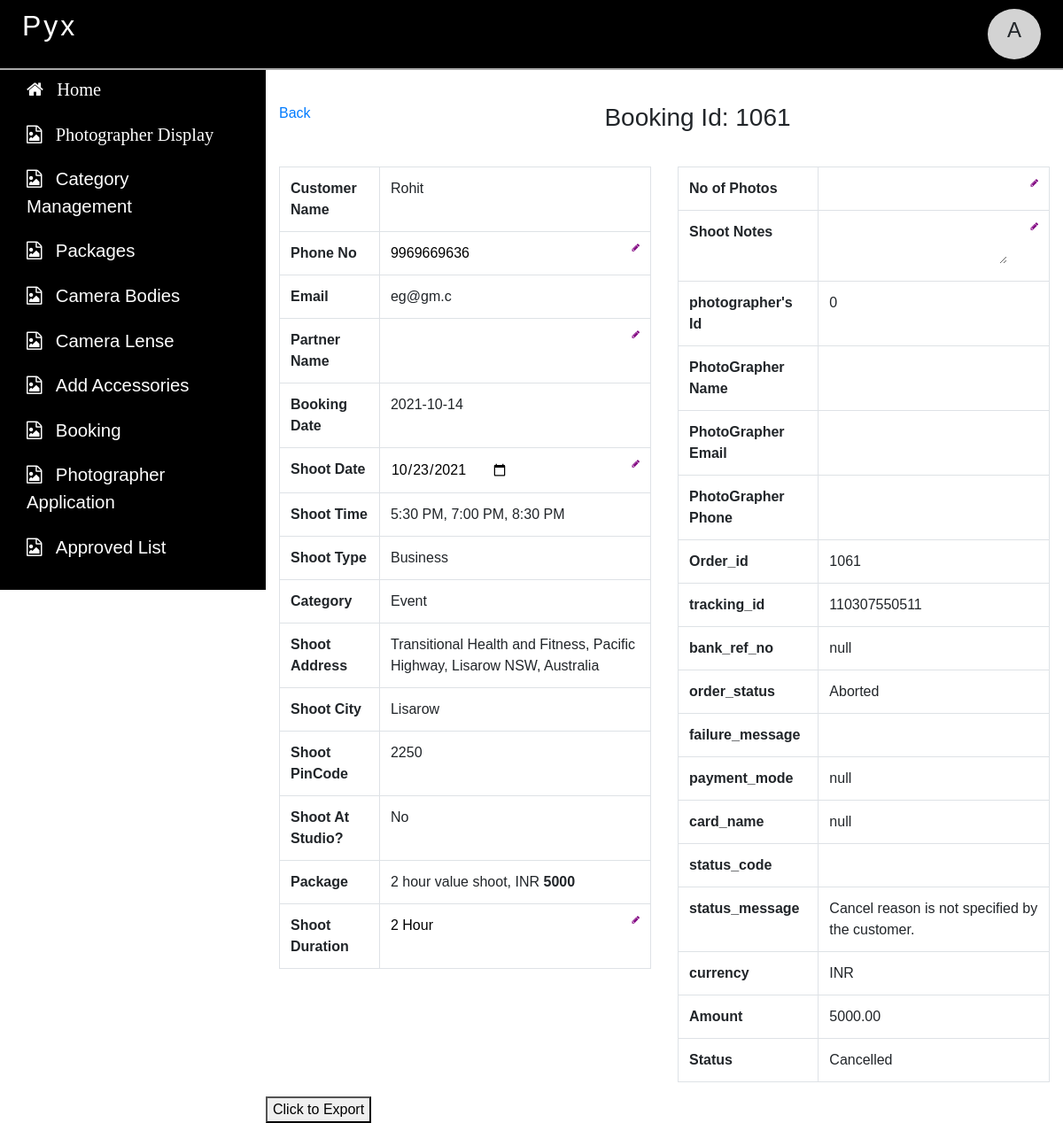
Screenshot of /dashboard/customerdetail.php?id=1061 (signed in) with the database file from the repository.
### tables this page shows
CREATE TABLE `booking` (
  `shoot_id` int(255) NOT NULL,
  `shoot_type` varchar(255) DEFAULT NULL,
  `shoot_need` varchar(255) DEFAULT NULL,
  `shoot_address` varchar(255) DEFAULT NULL,
  `shoot_City` varchar(255) NOT NULL,
  `shoot_Pincode` varchar(255) NOT NULL,
  `shootat_studio` varchar(255) NOT NULL,
  `shoot_package` varchar(255) DEFAULT NULL,
  `shoot_date` varchar(255) DEFAULT NULL,
  `shoot_time` varchar(255) DEFAULT NULL,
  `name` varchar(255) DEFAULT NULL,
  `email` varchar(255) DEFAULT NULL,
  `phone` varchar(255) DEFAULT NULL,
  `address` varchar(255) DEFAULT NULL,
  `assigned_photographer` bigint(20) NOT NULL,
  `booking_status` varchar(20) NOT NULL,
  `partner_name` varchar(255) NOT NULL,
  `shoot_note` longtext NOT NULL,
  `no_ofphotos` varchar(255) NOT NULL,
  `booking_date` date NOT NULL,
  `tracking_id` varchar(255) NOT NULL,
  `bank_ref_no` varchar(255) NOT NULL,
  `order_status` varchar(255) NOT NULL,
  `failure_message` longtext NOT NULL,
  `payment_mode` varchar(255) NOT NULL,
  `card_name` varchar(255) NOT NULL,
  `status_code` varchar(255) NOT NULL,
  `status_message` longtext NOT NULL,
  `currency` varchar(255) NOT NULL,
  `amount` varchar(255) NOT NULL
);

CREATE TABLE `category` (
  `category_id` bigint(20) NOT NULL,
  `category_name` varchar(255) NOT NULL,
  `category_image` varchar(255) NOT NULL,
  `for_page` varchar(255) NOT NULL,
  `shoot_type` varchar(255) NOT NULL,
  `at_studio` varchar(255) NOT NULL
);

CREATE TABLE `package` (
  `package_id` bigint(20) NOT NULL,
  `package_title` longtext NOT NULL,
  `package_price` varchar(255) NOT NULL,
  `package_desc` longtext NOT NULL,
  `package_image` varchar(255) NOT NULL,
  `packagefor` bigint(20) NOT NULL,
  `shoot_type` varchar(255) NOT NULL,
  `No_ofphotos` varchar(255) NOT NULL,
  `duration` bigint(20) NOT NULL
);

### dashboard/customerdetail.php (the view, shortened to what this page needs)
<?php include('connection.php');
  if(isset($_SESSION['email']))
  {
  	if(isset($_GET['id']))
  	{
  		$id=$_GET['id'];
  	    $sql="select booking.*,category.category_name from booking left join category on booking.shoot_need=category.category_id where shoot_id='$id'";
  		$re=mysqli_query($conn,$sql);
  		$row=mysqli_fetch_assoc($re);
  		$pid=$row['assigned_photographer'];
  		$package=$row['shoot_package'];
  		$psql="select * from photographer where photographer_id='$pid'";
  		$pre=mysqli_query($conn,$psql);
      if(mysqli_num_rows($pre)>0)
      {
         $prow=mysqli_fetch_assoc($pre);
      }
      else
      {
         $prow['name']="";
         $prow['phone']="";
         $prow['email']="";
      }
  		$packsql="select * from package where package_id='$package'";
  		$packre=mysqli_query($conn,$packsql);
  		$packrow=mysqli_fetch_assoc($packre);
  	}
?>
<!DOCTYPE html>
<html>
<head>
	<?php include('link.php');?>
</head>
<body>
<div class="container-fluid fixed-top">
	<div class="row" style="padding:0px">
		 	<?php include('topbar.php');?>
    </div>
</div>
<div class="container-fluid">
		<div class="row">
		     <?php include('sidebar.php'); ?>
		  <div class="col-xs-12 col-sm-12 col-md-9 col-lg-9" id="maincontent">
			 <div class="row" style="margin-top:30px">
			 	<div class="col-sm-1">
			 		<a href="wireframe.php">Back</a>
			 	</div>
			 	<div class="col-sm-11"><h3 class="text-center">Booking Id: <?php echo $row['shoot_id'];?></h3> </div>
			 </div>
			 <div class="row" id="bookingdata" style="margin-top:30px">
				<div class="col-xs-12 col-sm-12 col-md-6 col-lg-6">
					<table class="table table-bordered" >
                        <tr>
                        <th scope="col">Customer Name</th>
                        <td id="td1"><?php echo $row['name'];?></td>
                       </tr>
                        <tr>
                          <th scope="col">Phone No</th>
                          <td><input type="text" value="<?php echo $row['phone'];?>" id="ponoeno" onfocusout="savedata4(this.value,<?php echo $row['shoot_id'];?>)"><i class='i fa fa-pencil'></i></td>
                       </tr>
                       <tr>
                          <th scope="col">Email</th>
                          <td><?php echo $row['email'];?></td>
                       </tr>
                       <tr>
                          <th scope="col">Partner Name</th>
                          <td><input type="text"  id="partnername" value="<?php echo $row['partner_name'];?>" onfocusout="savedata1(this.value,<?php echo $row['shoot_id'];?>)"><i class='i fa fa-pencil'></i></td>
                       </tr>
                        <tr>
                          <th scope="col">Booking Date</th>
                          <td><?php echo $row['booking_date'];?></td>
                       </tr>
                       <tr>
                          <th scope="col">Shoot Date</th>
                          <td><input type="date"  id='shootdate' value='<?php echo date('Y-m-d',strtotime($row['shoot_date']));?>' onfocusout="savedata2(this.value,<?php echo $row['shoot_id'];?>)"><i class='i fa fa-pencil'></i></td>
                       </tr>
                          <tr>
                          <th scope="col">Shoot Time</th>
                          <td><?php echo $row['shoot_time'];?>
                          </td>
                       </tr>
                       <tr>
                          <th scope="col">Shoot Type</th>
                          <td><?php echo $row['shoot_type'];?></td>
                       </tr>
                       <tr>
                          <th scope="col">Category</th>
                          <td><?php echo $row['category_name'];?></td>
                       </tr>
                       <tr>
                          <th scope="col">Shoot Address</th>
                          <td><?php echo $row['shoot_address'];?></td>
                       </tr>
                       <tr>
                          <th scope="col">Shoot City</th>
                          <td><?php echo $row['shoot_City'];?></td>
                       </tr>
                       <tr>
                          <th scope="col">Shoot PinCode</th>
                          <td><?php echo $row['shoot_Pincode'];?></td>
                       </tr>
                       <tr>
                          <th scope="col">Shoot At Studio?</th>
                          <td><?php echo $row['shootat_studio'];?></td>
                       </tr>
                     <tr>
                        <th scope="col">Package</th>
                        <td><?php echo $packrow['package_title'].", INR <b>". $packrow['package_price']."<b>";?></td>
                       </tr>
                         <tr>
                          <th scope="col">Shoot Duration</th>
                          <td><input type="text" id="shootduration" value="<?php echo $packrow['duration']." Hour";?>"onfocusout="savedata7(this.value,<?php echo $packrow['package_id'];?>)"><i class='i fa fa-pencil'></i></td>
                       </tr>
					</table>
				</div>
				<div class="col-xs-12 col-sm-12 col-md-6 col-lg-6">
					<table class="table table-bordered">
					    <tr>
                          <th scope="col">No of Photos</th>
                          <td><input type="text" id="noofphotos" value="<?php echo $row['no_ofphotos'];?>" onfocusout="savedata5(this.value,<?php echo $row['shoot_id'];?>)"><i class='i fa fa-pencil'></i></td>
                       </tr>
                         <tr>
                          <th scope="col">Shoot Notes</th>
                          <td><textarea rows="2" onfocusout="savedata3(this.value,<?php echo $row['shoot_id'];?>)" id="shootnote"><?php echo $row['shoot_note'];?></textarea><i class='i fa fa-pencil'></i></td>
                       </tr>
                       <tr>
                          <th scope="col">photographer's Id</th>
                          <td><?php echo $row['assigned_photographer'];?></td>
                       </tr>
                       <tr>
                          <th scope="col">PhotoGrapher Name</th>
                          <td><?php echo $prow['name'];?></td>
                       </tr>
                       <tr>
                          <th scope="col">PhotoGrapher Email</th>
                          <td><?php echo $prow['email'];?></td>
                       </tr>
                       <tr>
                          <th scope="col">PhotoGrapher Phone</th>
                          <td><?php echo $prow['phone'];?></td>
                       </tr>
                       <tr>
                          <th scope="col">Order_id</th>
                          <td><?php echo $row['shoot_id'];?></td>
                       </tr>
                       <tr>
                          <th scope="col">tracking_id</th>
                          <td><?php echo $row['tracking_id'];?></td>
                       </tr>
                       <tr>
                          <th scope="col">bank_ref_no</th>
                          <td><?php echo $row['bank_ref_no'];?></td>
                       </tr>
                        <tr>
                          <th scope="col">order_status</th>
                          <td><?php echo $row['order_status'];?></td>
                       </tr>
                        <tr>
                          <th scope="col">failure_message</th>
                          <td><?php echo $row['failure_message'];?></td>
                       </tr>
                       <tr>
                          <th scope="col">payment_mode</th>
                          <td><?php echo $row['payment_mode'];?></td>
                       </tr>
                       <tr>
                          <th scope="col">card_name</th>
                          <td><?php echo $row['card_name'];?></td>
                       </tr>
                        <tr>
                          <th scope="col">status_code</th>
                          <td><?php echo $row['status_code'];?></td>
                       </tr>
                        <tr>
                          <th scope="col">status_message</th>
                          <td><?php echo $row['status_message'];?></td>
                       </tr>
                       <tr>
                          <th scope="col">currency</th>
                          <td><?php echo $row['currency'];?></td>
                       </tr>
                       <tr>
                          <th scope="col">Amount</th>
                          <td><?php echo $row['amount'];?></td>
                       </tr>
                       <tr>
                          <th scope="col">Status</th>
                          <td><?php echo $row['booking_status'];?></td>
                       </tr>
					</table>
				</div>
				  <button onclick="bookingdata()">
                    Click to Export
                </button>
			 </div>
		   </div>
	    </div>
</div>
</body>
</html>
 <?php
  }
  else {
	echo "<script>alert('Please login First');
                  window.location='index.php';</script>";
}
?>

### dashboard/style.css (style rules this page uses)
body { font-family: proxima-nova, sans-serif; }
#maincontent { margin-top:76px;padding-top:10px; }

### dashboard/customerdetail.php (style rules this page uses)
input,textarea { margin:0px;padding:0px!important;border:none;outline:0px; }
.i { float:right;font-size:10px;color:purple }

### rows the page displays
booking: shoot_id "1061", name "Rohit", phone "9969669636", email "eg@gm.c", booking_date "2021-10-14", shoot_date "10/23/2021", shoot_time "5:30 PM, 7:00 PM, 8:30 PM", shoot_type "Business", category.category_name "Event", shoot_address "Transitional Health and Fitness, Pacific Highway, Lisarow NSW, Australia", shoot_City "Lisarow", shoot_Pincode "2250", shootat_studio "No", assigned_photographer "0", tracking "110307550511", bank_ref_no "null", order_status "Aborted", payment_mode "null", card_name "null", status_message "Cancel reason is not specified by the customer.", currency "INR", amount "5000.00", booking_status "Cancelled"
package: package_title "2 hour value shoot", package_price "5000", duration "2 Hour"

### other values shown
$_SESSION['email'][0] "A"
